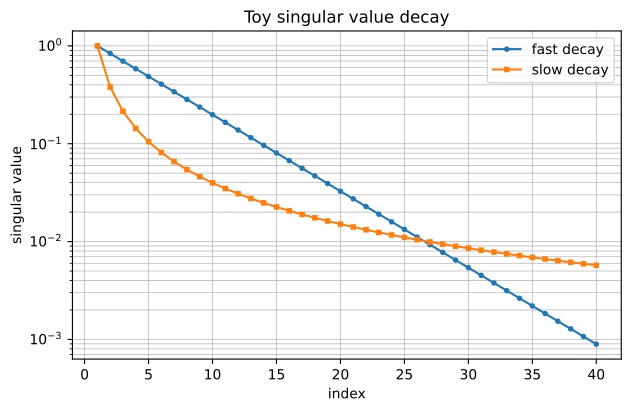

Source code (Python):
from __future__ import annotations

import os
from pathlib import Path

os.environ.setdefault("MPLCONFIGDIR", str(Path(__file__).resolve().parent / ".matplotlib-cache"))

import matplotlib
matplotlib.use("Agg")
import matplotlib.pyplot as plt
import numpy as np


def main() -> None:
    indices = np.arange(1, 41)
    fast_decay = np.exp(-0.18 * (indices - 1))
    slow_decay = 1 / (indices ** 1.4)

    fig, axis = plt.subplots(figsize=(6.2, 4.0), constrained_layout=True)
    axis.semilogy(indices, fast_decay, marker="o", markersize=3, label="fast decay")
    axis.semilogy(indices, slow_decay, marker="s", markersize=3, label="slow decay")
    axis.set_xlabel("index")
    axis.set_ylabel("singular value")
    axis.set_title("Toy singular value decay")
    axis.legend()
    axis.grid(True, which="both", linewidth=0.5)
    fig.savefig(Path(__file__).with_suffix(".pdf"), bbox_inches="tight")


if __name__ == "__main__":
    main()
